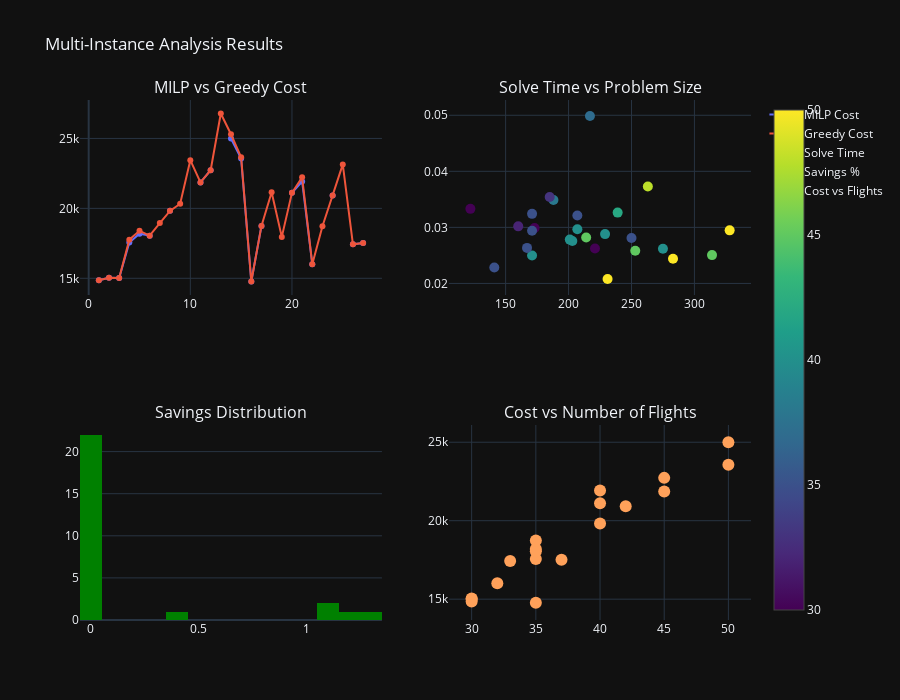

Source (notebook cell):
### Code cell
# Cell 18: Final Visualization of Multi-Instance Results

fig = make_subplots(rows=2, cols=2,
                    subplot_titles=('MILP vs Greedy Cost', 'Solve Time vs Problem Size',
                                   'Savings Distribution', 'Cost vs Number of Flights'))

# MILP vs Greedy cost
fig.add_trace(go.Scatter(x=results_df['instance'], y=results_df['milp_cost'],
                        mode='lines+markers', name='MILP Cost'), row=1, col=1)
fig.add_trace(go.Scatter(x=results_df['instance'], y=results_df['greedy_cost'],
                        mode='lines+markers', name='Greedy Cost'), row=1, col=1)

# Solve time vs problem size
fig.add_trace(go.Scatter(x=results_df['num_pairings'], y=results_df['milp_time'],
                        mode='markers', name='Solve Time',
                        marker=dict(size=10, color=results_df['num_flights'],
                                   colorscale='Viridis', showscale=True)), row=1, col=2)

# Savings histogram
fig.add_trace(go.Histogram(x=results_df['savings_pct'], nbinsx=15,
                          name='Savings %', marker_color='green'), row=2, col=1)

# Cost vs flights
fig.add_trace(go.Scatter(x=results_df['num_flights'], y=results_df['milp_cost'],
                        mode='markers', name='Cost vs Flights',
                        marker=dict(size=12)), row=2, col=2)

fig.update_layout(height=700, title_text='Multi-Instance Analysis Results', showlegend=True)
fig.show()

print("\n" + "="*60)
print("ANALYSIS COMPLETE")
print("="*60)

### Figure 1 — Plotly figure (JSON) as saved in the notebook; plotly's stock layout.template omitted (floating-point values rounded to 4 significant figures)
{"data": [{"mode": "lines+markers", "name": "MILP Cost", "x": [1, 2, 3, 4, 5, 6, 7, 8, 9, 10, 11, 12, 13, 14, 15, 16, 17, 18, 19, 20, 21, 22, 23, 24, 25, 26, 27], "y": [14860.0, 15040.0, 15020.0, 17560.0, 18190.0, 18050.0, NaN, 19820.0, NaN, NaN, 21850.0, 22730.0, NaN, 25000.0, 23560.0, 14770.0, 18750.0, NaN, NaN, 21110.0, 21920.0, 16010.0, NaN, 20920.0, NaN, 17430.0, 17520.0], "type": "scatter", "xaxis": "x", "yaxis": "y"}, {"mode": "lines+markers", "name": "Greedy Cost", "x": [1, 2, 3, 4, 5, 6, 7, 8, 9, 10, 11, 12, 13, 14, 15, 16, 17, 18, 19, 20, 21, 22, 23, 24, 25, 26, 27], "y": [14860.0, 15040.0, 15020.0, 17760.0, 18390.0, 18050.0, 18950.0, 19820.0, 20330.0, 23450.0, 21850.0, 22730.0, 26780.0, 25300.0, 23660.0, 14770.0, 18750.0, 21160.0, 17960.0, 21110.0, 22220.0, 16010.0, 18730.0, 20920.0, 23150.0, 17430.0, 17520.0], "type": "scatter", "xaxis": "x", "yaxis": "y"}, {"marker": {"color": [30, 30, 30, 35, 35, 35, 40, 40, 40, 45, 45, 45, 50, 50, 50, 35, 35, 35, 40, 40, 40, 32, 38, 42, 48, 33, 37], "colorscale": [[0.0, "#440154"], [0.1111, "#482878"], [0.2222, "#3e4989"], [0.3333, "#31688e"], [0.4444, "#26828e"], [0.5556, "#1f9e89"], [0.6667, "#35b779"], [0.7778, "#6ece58"], [0.8889, "#b5de2b"], [1.0, "#fde725"]], "showscale": true, "size": 10}, "mode": "markers", "name": "Solve Time", "x": [122, 173, 221, 141, 207, 250, 171, 229, 275, 214, 253, 314, 231, 283, 328, 171, 171, 167, 201, 203, 207, 160, 188, 239, 263, 185, 217], "y": [0.0333, 0.02989, 0.02622, 0.02286, 0.03213, 0.0281, 0.02499, 0.0288, 0.02619, 0.0282, 0.02582, 0.02505, 0.02079, 0.02441, 0.02947, 0.02939, 0.03241, 0.02634, 0.02782, 0.02759, 0.02967, 0.03018, 0.03489, 0.03263, 0.0373, 0.03541, 0.04987], "type": "scatter", "xaxis": "x2", "yaxis": "y2"}, {"marker": {"color": "green"}, "name": "Savings %", "nbinsx": 15, "x": [0.0, 1.209e-14, 0.0, 1.126, 1.087, 0.0, 0.0, 1.835e-14, 0.0, 0.0, 3.329e-14, 1.601e-14, 0.0, 1.18, 0.4227, 0.0, 0.0, 0.0, 0.0, -3.447e-14, 1.35, 1.136e-14, 0.0, -1.739e-14, 0.0, 0.0, 2.077e-14], "type": "histogram", "xaxis": "x3", "yaxis": "y3"}, {"marker": {"size": 12}, "mode": "markers", "name": "Cost vs Flights", "x": [30, 30, 30, 35, 35, 35, 40, 40, 40, 45, 45, 45, 50, 50, 50, 35, 35, 35, 40, 40, 40, 32, 38, 42, 48, 33, 37], "y": [14860.0, 15040.0, 15020.0, 17560.0, 18190.0, 18050.0, NaN, 19820.0, NaN, NaN, 21850.0, 22730.0, NaN, 25000.0, 23560.0, 14770.0, 18750.0, NaN, NaN, 21110.0, 21920.0, 16010.0, NaN, 20920.0, NaN, 17430.0, 17520.0], "type": "scatter", "xaxis": "x4", "yaxis": "y4"}], "layout": {"xaxis": {"anchor": "y", "domain": [0.0, 0.45]}, "yaxis": {"anchor": "x", "domain": [0.625, 1.0]}, "xaxis2": {"anchor": "y2", "domain": [0.55, 1.0]}, "yaxis2": {"anchor": "x2", "domain": [0.625, 1.0]}, "xaxis3": {"anchor": "y3", "domain": [0.0, 0.45]}, "yaxis3": {"anchor": "x3", "domain": [0.0, 0.375]}, "xaxis4": {"anchor": "y4", "domain": [0.55, 1.0]}, "yaxis4": {"anchor": "x4", "domain": [0.0, 0.375]}, "annotations": [{"font": {"size": 16}, "showarrow": false, "text": "MILP vs Greedy Cost", "x": 0.225, "xanchor": "center", "xref": "paper", "y": 1.0, "yanchor": "bottom", "yref": "paper"}, {"font": {"size": 16}, "showarrow": false, "text": "Solve Time vs Problem Size", "x": 0.775, "xanchor": "center", "xref": "paper", "y": 1.0, "yanchor": "bottom", "yref": "paper"}, {"font": {"size": 16}, "showarrow": false, "text": "Savings Distribution", "x": 0.225, "xanchor": "center", "xref": "paper", "y": 0.375, "yanchor": "bottom", "yref": "paper"}, {"font": {"size": 16}, "showarrow": false, "text": "Cost vs Number of Flights", "x": 0.775, "xanchor": "center", "xref": "paper", "y": 0.375, "yanchor": "bottom", "yref": "paper"}], "title": {"text": "Multi-Instance Analysis Results"}, "height": 700, "showlegend": true}}
